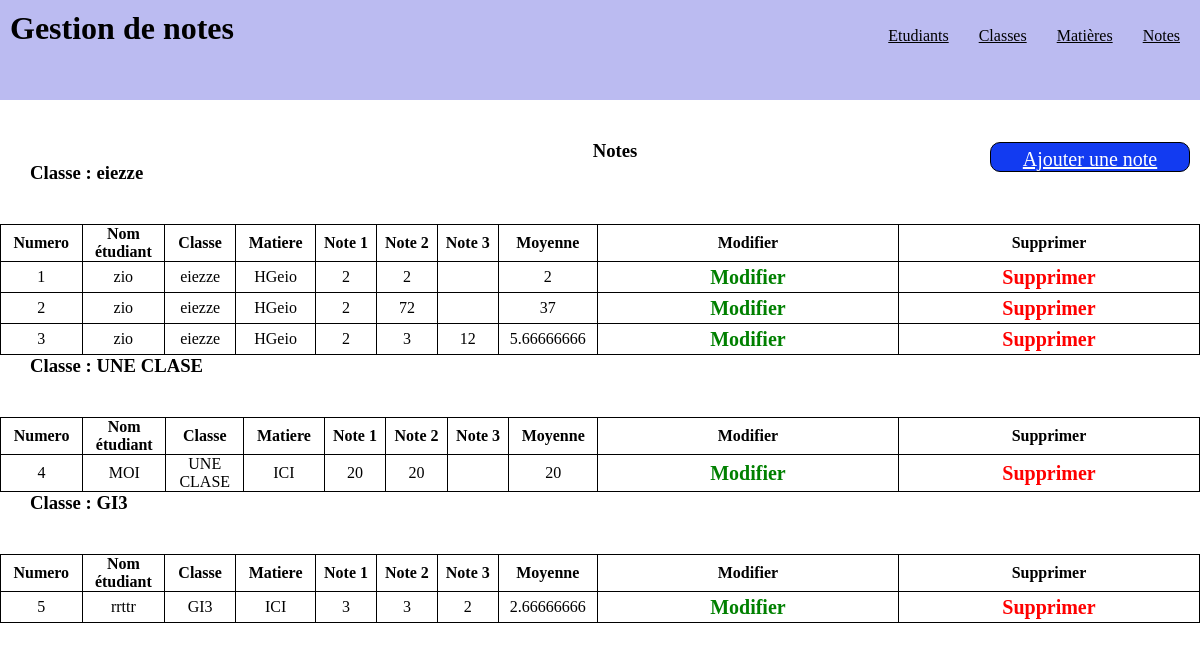
/notes.php, run on the app's committed database.
### tables this page shows
CREATE TABLE `notes` (
  `id_etudiant` varchar(4) NOT NULL,
  `id_mat` varchar(4) NOT NULL,
  `note1` varchar(10) NOT NULL,
  `note2` varchar(10) NOT NULL,
  `note3` varchar(10) NOT NULL,
  `moy` varchar(10) NOT NULL,
  `id` int(4) NOT NULL,
  `id_classe` varchar(4) NOT NULL
);

CREATE TABLE `classe` (
  `id` int(4) NOT NULL,
  `nom` varchar(30) NOT NULL
);

CREATE TABLE `etudiant` (
  `id` int(11) NOT NULL,
  `nom_et_prenom` varchar(50) NOT NULL,
  `id_classe` varchar(11) NOT NULL
);

CREATE TABLE `matiere` (
  `id` int(4) NOT NULL,
  `nom` varchar(30) NOT NULL
);

### notes.php (the view, shortened to what this page needs)
<?php
include "header.php";
include "connexion_bdd.php";
?>
<!DOCTYPE html>
<html lang="en">
<head>
    <link rel="stylesheet" href="style.css">
</head>
<body>
    <div  class="sous_titre">
        <h3>Notes</h3>
    </div>
    <div class="un_bouton">
        <a href="ajouter_note.php">Ajouter une note</a>
    </div>
    <?php
            $requete =
            "SELECT
            classe.id, etudiant.nom_et_prenom as nom_et_prenom,notes.id as id_num, classe.nom as nom_classe, matiere.nom as nom_mat, note1, note2, note3, moy
            FROM notes, matiere, classe, etudiant
            WHERE
            classe.id LIKE etudiant.id_classe AND notes.id_mat LIKE matiere.id AND notes.id_etudiant LIKE etudiant.id AND etudiant.id LIKE notes.id_etudiant
            ORDER BY classe.id";
            $resultat = $connexion->query($requete);
            $compter = 0;
            $comparer = "";
            if ($resultat->num_rows > 0) {
                while ($row = $resultat->fetch_assoc()) {
                    $compter = $compter + 1;
                    if ($comparer == $row["nom_classe"]) {
                    }else {
                        echo '<table class="la_table">
                            <tr>
                                <th>Numero</th>
                                <th>Nom étudiant</th>
                                <th>Classe</th>
                                <th>Matiere</th>
                                <th>Note 1</th>
                                <th>Note 2</th>
                                <th>Note 3</th>
                                <th>Moyenne</th>
                                <th>Modifier</th>
                                <th>Supprimer</th>
                            </tr>
                        ';
                        echo'<h3> Classe : ' .$row["nom_classe"]. ' </h3>';
                        $comparer = $row["nom_classe"];
                    }
                    echo "<tr><td>" . $compter . "</td>";
                    echo "<td>" . $row["nom_et_prenom"] . "</td>";
                    echo "<td>" . $row["nom_classe"] . "</td>";
                    echo "<td>" . $row["nom_mat"] . "</td>";
                    echo "<td>" . $row["note1"] . "</td>";
                    echo "<td>" . $row["note2"] . "</td>";
                    echo "<td>" . $row["note3"] . "</td>";
                    echo "<td>" . $row["moy"] . "</td>";
                    $id_val = $row["id_num"];
                    echo'
                    <td><form action="modifier_note.php" method="post" enctype="multipart/form-data">
                    <input type="text" value="'.$id_val.'" name="id_val"  hidden>
                    <input type="submit" value="Modifier" class="modifier">
                    </form></td>
                    ';
                    echo'
                    <td><form action="supprimer_note.php" method="post" enctype="multipart/form-data">
                    <input type="text" value="'.$id_val.'" name="id_val"  hidden>
                    <input type="submit" value="Supprimer" class="supprimer">
                    </form></td></tr>
                    ';
                }
            }
            ?>
</body>
</html>

### header.php (shortened to what this page needs)
<!DOCTYPE html>
<html lang="en">
<head>
    <link rel="stylesheet" href="style.css">
</head>
<body>
    <div class="header">
        <h1>Gestion de notes</h1>
        <div class="liste_liens">
            <a href="etudiants.php">Etudiants</a>
            <a href="classes.php">Classes</a>
            <a href="matieres.php">Matières</a>
            <a href="notes.php">Notes</a>
        </div>
    </div>
</body>
</html>

### style.css (style rules this page uses)
body { margin: 0; }
h1 { margin: 0; padding-top: 10px; padding-left: 10px; }
.liste_liens { display: flex; position: absolute; right: 0; margin-top: -20px; }
.liste_liens a { margin-left: 10px; margin-right: 20px; color: black; }
.header { height: 100px; width: 100%; background-color: rgb(187, 187, 241); }
.sous_titre, .la_table { text-align: center; display: flex; align-items: center; justify-content: center; margin-top: 40px; }
.la_table { border-collapse: collapse; }
.la_table tr th, td { width: 250px; border: 1px solid black; }
.envoyer, input, select { border: 1px solid black; height: 30px; width: 300px; margin-top: 30px; font-size: 20px; border-radius: 10px; }
.un_bouton { position: absolute; right: 0; border: 1px solid black; background-color: rgb(18, 59, 241); border-radius: 10px; height: 30px; padding-top: 5px; margin-top: -20px; width: 200px; margin-right: 10px; text-align: center; align-items: center; justify-content: center; }
.un_bouton a { color: white; font-size: 20px; }
* { margin: 0; padding: 0; box-sizing: border-box; font-family: "Poppins", "sans-serif"; }

### notes.php (style rules this page uses)
th { border : 1px solid black; }
.modifier { border : none; background : none; color : green; border-radius : 0px; font-weight: bolder; margin-top : 0px; }
h3 { margin-left : 30px; }
.supprimer { border : none; background : none; color : red; font-weight: bolder; margin-top : 0px; }

### data on the page
notes: id_classe.nom "eiezze", id_etudiant.nom_et_prenom "zio", matiere.nom "HGeio", note1 "2", note2 "2", moy "2"
notes: id_etudiant.nom_et_prenom "zio", id_classe.nom "eiezze", matiere.nom "HGeio", note1 "2", note2 "72", moy "37"
notes: id_etudiant.nom_et_prenom "zio", id_classe.nom "eiezze", matiere.nom "HGeio", note1 "2", note2 "3", note3 "12", moy "5.66666666"
notes: id_classe.nom "UNE CLASE", id_etudiant.nom_et_prenom "MOI", matiere.nom "ICI", note1 "20", note2 "20", moy "20"
notes: id_classe.nom "GI3", id_etudiant.nom_et_prenom "rrttr", matiere.nom "ICI", note1 "3", note2 "3", note3 "2", moy "2.66666666"
